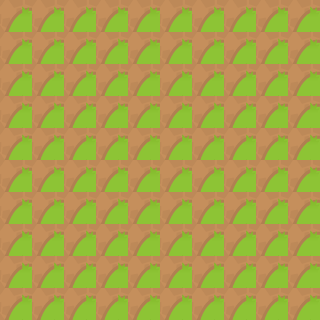

Below is a game level as drawn by its tile map, then a one-line description and the .tmx file that defines it, in full:
An orthogonal 10x10 tile map with 32x32 px tiles, 1 tile layer (Tile Layer 1).

<map version="1.5" tiledversion="1.7.2" orientation="orthogonal" renderorder="right-up" width="10" height="10" tilewidth="32" tileheight="32" infinite="0" nextlayerid="2" nextobjectid="1">
 <tileset firstgid="1" source="tileSetForRightUp.tsx" />
 <layer id="1" name="Tile Layer 1" width="10" height="10">
  <data encoding="csv">
1,1,1,1,1,1,1,1,1,1,
1,1,1,1,1,1,1,1,1,1,
1,1,1,1,1,1,1,1,1,1,
1,1,1,1,1,1,1,1,1,1,
1,1,1,1,1,1,1,1,1,1,
1,1,1,1,1,1,1,1,1,1,
1,1,1,1,1,1,1,1,1,1,
1,1,1,1,1,1,1,1,1,1,
1,1,1,1,1,1,1,1,1,1,
1,1,1,1,1,1,1,1,1,1
</data>
 </layer>
</map>
